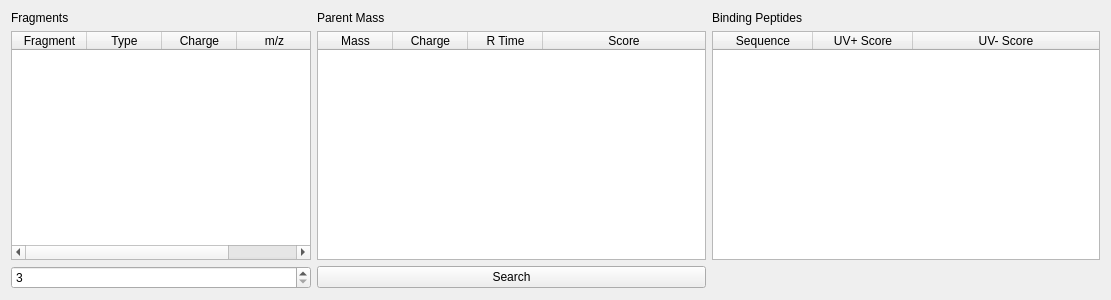
<?xml version="1.0" encoding="UTF-8"?>
<ui version="4.0">
 <class>Form</class>
 <widget class="QWidget" name="Form">
  <property name="geometry">
   <rect>
    <x>0</x>
    <y>0</y>
    <width>1111</width>
    <height>300</height>
   </rect>
  </property>
  <property name="minimumSize">
   <size>
    <width>1000</width>
    <height>300</height>
   </size>
  </property>
  <property name="maximumSize">
   <size>
    <width>1111</width>
    <height>16777215</height>
   </size>
  </property>
  <property name="windowTitle">
   <string>Crosslink Identification Workflow</string>
  </property>
  <layout class="QHBoxLayout" name="horizontalLayout">
   <item>
    <layout class="QGridLayout" name="gridLayout">
     <item row="0" column="0">
      <widget class="QLabel" name="label">
       <property name="text">
        <string>Fragments</string>
       </property>
      </widget>
     </item>
     <item row="3" column="0">
      <widget class="QSpinBox" name="pass_window">
       <property name="minimum">
        <number>3</number>
       </property>
       <property name="maximum">
        <number>50</number>
       </property>
      </widget>
     </item>
     <item row="0" column="2">
      <widget class="QLabel" name="label_3">
       <property name="text">
        <string>Binding Peptides</string>
       </property>
      </widget>
     </item>
     <item row="0" column="1">
      <widget class="QLabel" name="label_2">
       <property name="text">
        <string>Parent Mass</string>
       </property>
      </widget>
     </item>
     <item row="1" column="0">
      <widget class="QTableWidget" name="fragments_list">
       <property name="maximumSize">
        <size>
         <width>300</width>
         <height>16777215</height>
        </size>
       </property>
       <property name="font">
        <font>
         <stylestrategy>PreferAntialias</stylestrategy>
        </font>
       </property>
       <property name="frameShadow">
        <enum>QFrame::Plain</enum>
       </property>
       <property name="lineWidth">
        <number>3</number>
       </property>
       <property name="editTriggers">
        <set>QAbstractItemView::NoEditTriggers</set>
       </property>
       <property name="alternatingRowColors">
        <bool>true</bool>
       </property>
       <property name="selectionMode">
        <enum>QAbstractItemView::SingleSelection</enum>
       </property>
       <property name="selectionBehavior">
        <enum>QAbstractItemView::SelectRows</enum>
       </property>
       <property name="sortingEnabled">
        <bool>false</bool>
       </property>
       <attribute name="horizontalHeaderDefaultSectionSize">
        <number>75</number>
       </attribute>
       <attribute name="horizontalHeaderStretchLastSection">
        <bool>true</bool>
       </attribute>
       <column>
        <property name="text">
         <string>Fragment</string>
        </property>
       </column>
       <column>
        <property name="text">
         <string>Type</string>
        </property>
       </column>
       <column>
        <property name="text">
         <string>Charge</string>
        </property>
       </column>
       <column>
        <property name="text">
         <string>m/z</string>
        </property>
       </column>
      </widget>
     </item>
     <item row="1" column="1">
      <widget class="QTableWidget" name="mass_list">
       <property name="enabled">
        <bool>true</bool>
       </property>
       <property name="editTriggers">
        <set>QAbstractItemView::NoEditTriggers</set>
       </property>
       <property name="alternatingRowColors">
        <bool>true</bool>
       </property>
       <property name="selectionMode">
        <enum>QAbstractItemView::SingleSelection</enum>
       </property>
       <property name="selectionBehavior">
        <enum>QAbstractItemView::SelectRows</enum>
       </property>
       <property name="sortingEnabled">
        <bool>true</bool>
       </property>
       <attribute name="horizontalHeaderDefaultSectionSize">
        <number>75</number>
       </attribute>
       <attribute name="horizontalHeaderStretchLastSection">
        <bool>true</bool>
       </attribute>
       <attribute name="verticalHeaderVisible">
        <bool>false</bool>
       </attribute>
       <column>
        <property name="text">
         <string>Mass</string>
        </property>
       </column>
       <column>
        <property name="text">
         <string>Charge</string>
        </property>
       </column>
       <column>
        <property name="text">
         <string>R Time</string>
        </property>
       </column>
       <column>
        <property name="text">
         <string>Score</string>
        </property>
       </column>
      </widget>
     </item>
     <item row="1" column="2">
      <widget class="QTableWidget" name="binding_list">
       <property name="maximumSize">
        <size>
         <width>500</width>
         <height>16777215</height>
        </size>
       </property>
       <property name="selectionMode">
        <enum>QAbstractItemView::SingleSelection</enum>
       </property>
       <property name="selectionBehavior">
        <enum>QAbstractItemView::SelectRows</enum>
       </property>
       <attribute name="horizontalHeaderStretchLastSection">
        <bool>true</bool>
       </attribute>
       <attribute name="verticalHeaderVisible">
        <bool>false</bool>
       </attribute>
       <column>
        <property name="text">
         <string>Sequence</string>
        </property>
       </column>
       <column>
        <property name="text">
         <string>UV+ Score</string>
        </property>
       </column>
       <column>
        <property name="text">
         <string>UV- Score</string>
        </property>
       </column>
      </widget>
     </item>
     <item row="3" column="1">
      <widget class="QPushButton" name="search_reads">
       <property name="text">
        <string>Search</string>
       </property>
      </widget>
     </item>
    </layout>
   </item>
  </layout>
 </widget>
 <resources/>
 <connections/>
</ui>
